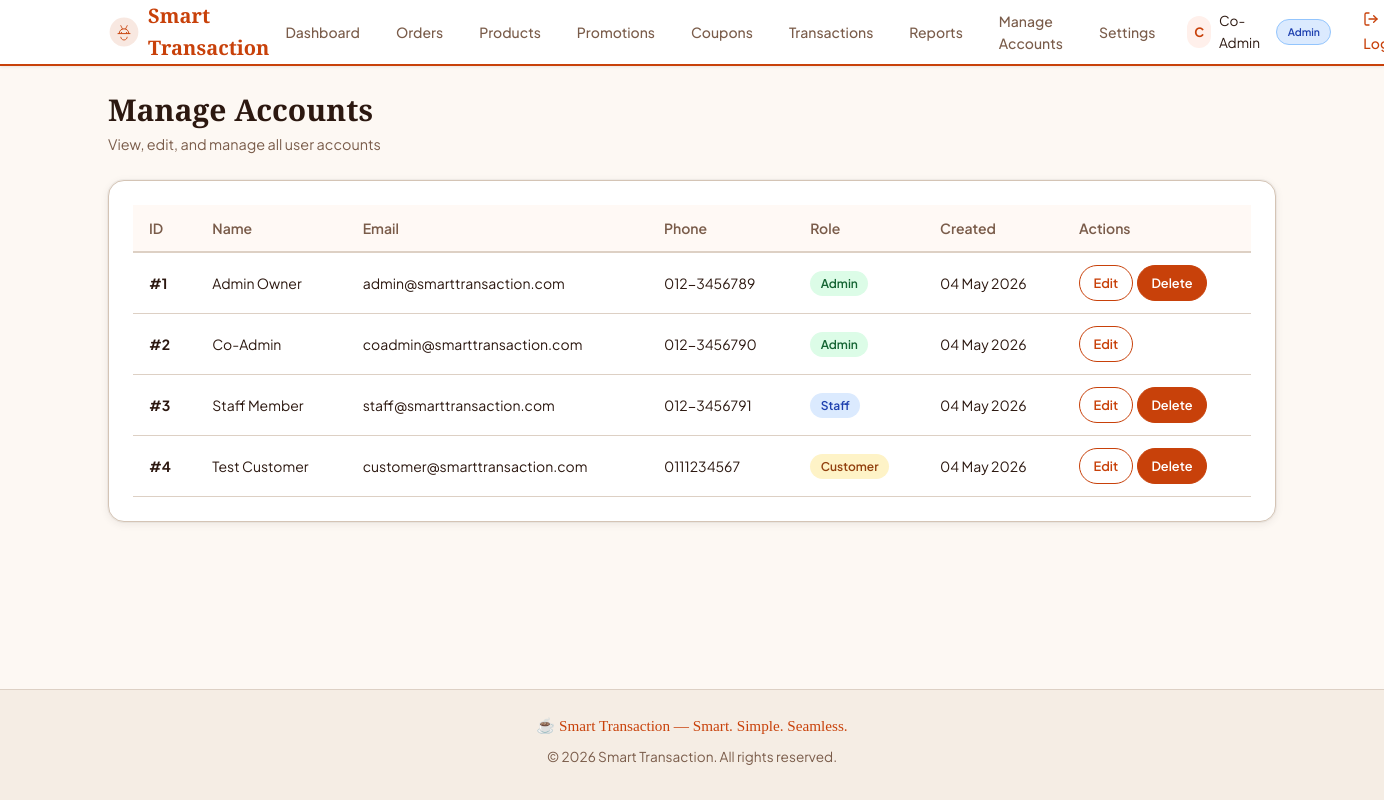
The page /admin/manage-accounts.php (signed in) on the database its author committed.
### tables this page shows
CREATE TABLE users (
    id INT AUTO_INCREMENT PRIMARY KEY,
    name VARCHAR(100) NOT NULL,
    email VARCHAR(100) NOT NULL UNIQUE,
    phone VARCHAR(20) DEFAULT NULL,
    password_hash VARCHAR(255) NOT NULL,
    security_question VARCHAR(255) DEFAULT NULL,
    security_answer VARCHAR(255) DEFAULT NULL,
    reset_token VARCHAR(64) DEFAULT NULL,
    reset_token_expires DATETIME DEFAULT NULL,
    role ENUM('customer','staff','admin') NOT NULL DEFAULT 'customer',
    created_at TIMESTAMP DEFAULT CURRENT_TIMESTAMP
);

### admin/manage-accounts.php (the view, shortened to what this page needs)
<?php
$pdo = getDBConnection();
$users = [];
try {
    $stmt = $pdo->query("SELECT id, name, email, phone, role, created_at FROM users ORDER BY created_at DESC");
    $users = $stmt->fetchAll(PDO::FETCH_ASSOC);
} catch (PDOException $e) {
    $flash = ['type' => 'danger', 'message' => 'Database error: ' . $e->getMessage()];
}
include __DIR__ . '/../includes/header.php';
?>
<div class="page-header">
    <h1>Manage Accounts</h1>
    <p>View, edit, and manage all user accounts</p>
</div>
<div class="card">
    <div class="card-body" style="overflow-x:auto;">
        <table class="table">
            <thead>
                <tr>
                    <th>ID</th>
                    <th>Name</th>
                    <th>Email</th>
                    <th>Phone</th>
                    <th>Role</th>
                    <th>Created</th>
                    <th>Actions</th>
                </tr>
            </thead>
            <tbody>
                <?php foreach ($users as $u): ?>
                <tr>
                    <td><strong>#<?php echo (int) $u['id']; ?></strong></td>
                    <td><?php echo htmlspecialchars($u['name']); ?></td>
                    <td><?php echo htmlspecialchars($u['email']); ?></td>
                    <td><?php echo htmlspecialchars($u['phone'] ?? '-'); ?></td>
                    <td>
                        <span class="badge badge-<?php echo htmlspecialchars($u['role']); ?>">
                            <?php echo htmlspecialchars(ucfirst($u['role'])); ?>
                        </span>
                    </td>
                    <td><?php echo date('d M Y', strtotime($u['created_at'])); ?></td>
                    <td>
                        <div style="display:flex;gap:0.25rem;flex-wrap:wrap;">
                            <button class="btn btn-sm btn-outline" onclick="editUser(<?php echo (int) $u['id']; ?>)">Edit</button>
                            <?php if ((int) $u['id'] !== (int) ($_SESSION['user_id'] ?? 0)): ?>
                            <form method="POST" style="display:inline;" onsubmit="return confirm('Delete user \'<?php echo htmlspecialchars($u['name']); ?>\'? This cannot be undone.');">
                                <button type="submit" name="delete_user" class="btn btn-sm btn-danger">Delete</button>
                            </form>
                            <?php endif; ?>
                        </div>
                    </td>
                </tr>
                <?php endforeach; ?>
            </tbody>
        </table>
    </div>
</div>
<?php include __DIR__ . '/../includes/footer.php'; ?>

### assets/css/style.css (style rules this page uses)
:root, [data-theme="light"] { --color-primary: #c8410a; --color-primary-hover: #a8340a; --color-primary-active: #882808; --color-primary-light: #fff0eb; --color-primary-highlight:#fdd5c4; --color-secondary: #e8820c; --color-secondary-hover: #c96f09; --color-secondary-light: #fff6e8; --color-accent: #2d6a4f; --color-accent-hover: #1b4332; --color-accent-light: #d8f3dc; --color-bg: #fdf8f3; --color-surface: #fff9f5; --color-surface-2: #ffffff; --color-surface-offset: #f5ede4; --color-surface-offset-2: #ede0d4; --color-surface-dynamic: #e4d5c6; --color-divider: #ddd0c4; --color-border: #d4c4b5; --color-text: #2c1810; --color-text-muted: #7a5c4a; --color-text-faint: #b8997e; --color-text-inverse: #fff9f5; --color-success: #2d6a4f; --color-success-light: #d8f3dc; --color-warning: #e8820c; --color-warning-light: #fff3cd; --color-error: #c8410a; --color-error-light: #fff0eb; --color-info: #1a6b8a; --color-info-light: #d0eaf5; --status-pending: #e8820c; --status-preparing: #1a6b8a; --status-ready: #2d6a4f; --status-completed: #5a5a5a; --status-cancelled: #c8410a; --shadow-sm: 0 1px 3px rgba(44,24,16,0.08); --shadow-md: 0 4px 16px rgba(44,24,16,0.10); --shadow-lg: 0 12px 40px rgba(44,24,16,0.14); --shadow-card: 0 2px 8px rgba(44,24,16,0.08), 0 0 0 1px rgba(44,24,16,0.04); --radius-sm: 6px; --radius-md: 10px; --radius-lg: 16px; --radius-xl: 24px; --radius-full: 9999px; --space-1: 0.25rem; --space-2: 0.5rem; --space-3: 0.75rem; --space-4: 1rem; --space-5: 1.25rem; --space-6: 1.5rem; --space-8: 2rem; --space-10: 2.5rem; --space-12: 3rem; --space-16: 4rem; --space-20: 5rem; --space-24: 6rem; --font-display: 'Playfair Display', Georgia, serif; --font-body: 'Plus Jakarta Sans', system-ui, sans-serif; }
*, *::before, *::after { box-sizing: border-box; margin: 0; padding: 0; }
html { font-size: 16px; -webkit-text-size-adjust: 100%; scroll-behavior: smooth; }
body { font-family: var(--font-body); font-size: 1rem; line-height: 1.6; color: var(--color-text); background-color: var(--color-bg); min-height: 100vh; display: flex; flex-direction: column; }
h1, h2, h3, h4, h5, h6 { line-height: 1.3; color: var(--color-text); font-weight: 600; }
h1 { font-size: 1.875rem; margin-bottom: var(--space-2); }
p { margin-bottom: var(--space-2); }
.page-header { margin-bottom: var(--space-6); }
.page-header h1 { font-family: var(--font-display); font-weight: 700; margin-bottom: var(--space-1); }
.page-header p { color: var(--color-text-muted); font-size: 0.9rem; }
.card { background: var(--color-surface-2); border-radius: var(--radius-lg); box-shadow: var(--shadow-card); border: 1px solid var(--color-border); overflow: hidden; }
.card-body { padding: var(--space-6); }
.btn { display: inline-flex; align-items: center; justify-content: center; gap: var(--space-2); padding: 0.5rem 1rem; font-size: 0.875rem; font-weight: 600; font-family: var(--font-body); line-height: 1.5; border: 1px solid transparent; border-radius: var(--radius-full); cursor: pointer; transition: all 0.18s ease; text-decoration: none; white-space: nowrap; min-height: 44px; }
.btn-danger { background: var(--color-error); color: #fff; border-color: var(--color-error); }
.btn-outline { background: transparent; color: var(--color-primary); border-color: var(--color-primary); }
.btn-sm { padding: 0.3rem 0.85rem; font-size: 0.8rem; min-height: 36px; }
.badge { display: inline-flex; align-items: center; padding: 0.2rem 0.65rem; font-size: 0.75rem; font-weight: 600; border-radius: var(--radius-full); white-space: nowrap; gap: 0.25rem; }
table { width: 100%; border-collapse: collapse; font-size: 0.875rem; }
thead { background: var(--color-surface); }
th { padding: 0.75rem 1rem; text-align: left; font-weight: 600; color: var(--color-text-muted); border-bottom: 2px solid var(--color-divider); white-space: nowrap; }
td { padding: 0.75rem 1rem; border-bottom: 1px solid var(--color-divider); vertical-align: middle; }

### admin/manage-accounts.php (style rules this page uses)
.badge-admin { background:#dcfce7; color:#166534; }
.badge-staff { background:#dbeafe; color:#1e40af; }
.badge-customer { background:#fef3c7; color:#92400e; }

### rows shown on the page
users: id "1", name "Admin Owner", email "admin@smarttransaction.com", phone "012-3456789", role "Admin", created_at "04 May 2026"
users: id "2", name "Co-Admin", email "coadmin@smarttransaction.com", phone "012-3456790", role "Admin", created_at "04 May 2026"
users: id "3", name "Staff Member", email "staff@smarttransaction.com", phone "012-3456791", role "Staff", created_at "04 May 2026"
users: id "4", name "Test Customer", email "customer@smarttransaction.com", phone "0111234567", role "Customer", created_at "04 May 2026"

### other values the page prints
substr($_SESSION['user_name'] ?? 'U', 0, 1) "C"
$_SESSION['user_name'] "Co-Admin"
$_SESSION['admin_role'] "Admin"
